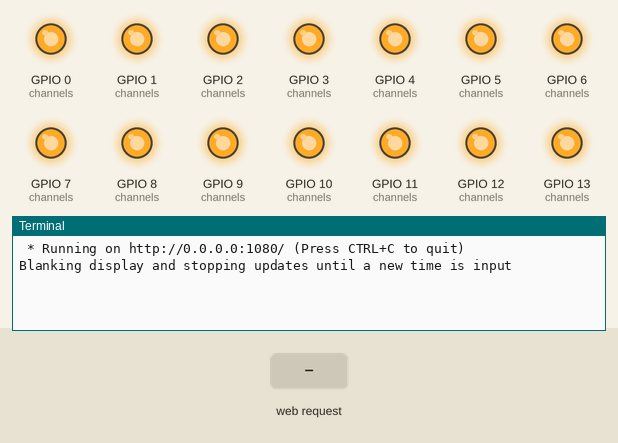
The program below on a simulated Raspberry Pi (BCM pin numbers). Parts: output pins drawn as LEDs (lit = HIGH), the last lines printed to the terminal. The test bench sets the inputs (shaded band). The clock reads 2024-03-15 10:24:30 at power-on unless the program sets it; threads take turns every 2 ms.

Above: at 1.2 s.
1.3 s: HTTP request for / received
At 1.9 s:
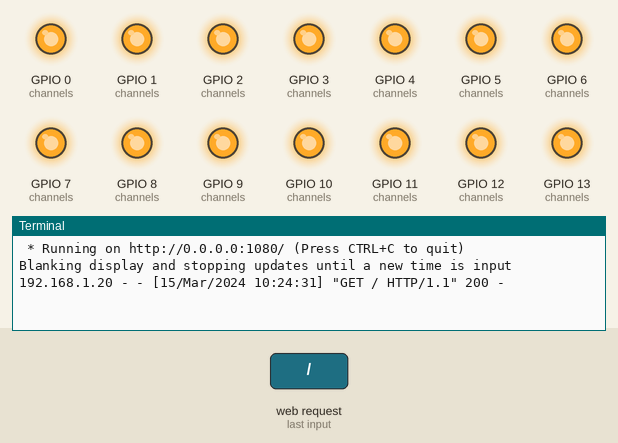
2.8 s: HTTP request for / received with the fields time=0
At 4.2 s:
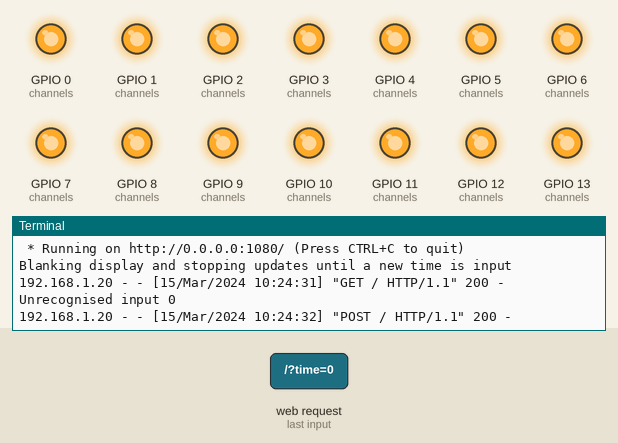

Measured:
- after the input at 1.3 s, the terminal: prints a new line at once (image 1)
- after the input at 2.8 s, the terminal: prints a new line at once (image 2)

The program:

rpi_led_clock.py
```python
#!/usr/bin/env python3
import argparse
import datetime
import time
import threading
import sys

try:
    import RPi.GPIO as GPIO

    gpio_present = True
except ModuleNotFoundError:
    print("RPi.GPIO module not present, forcing a dry run")
    gpio_present = False
from flask import Flask, request, render_template

global time_input
global update_needed
global blank_requested
app = Flask(__name__)
# Channels in use that need to be set as output.
channels = list(range(0, 28))

# Pins corresponding to each segment per digit TODO: Actually map the pins
pins_per_segment = {
    0: (0, 1, 2, 3, 4, 5, 6),
    1: (7, 8, 9, 10, 11, 12, 13),
    2: (14, 15, 16, 17, 18, 19, 20),
    3: (21, 22, 23, 24, 25, 26, 27),
}

# Pin controlling the colon between hour and minute digits - not used at the moment
# colon = 29

# Segments:
# 0 - top, 1 - upper right, 2 - upper left, 3 - bottom right, 4 - bottom left, 5 - bottom, 6 - crossbar

# Segments used for each digit; 0, 1 = off, on.
digits = {
    "0": (1, 1, 1, 1, 1, 1, 0),  # 0
    "1": (0, 1, 1, 0, 0, 0, 0),  # 1
    "2": (1, 1, 0, 1, 1, 0, 1),  # 2
    "3": (1, 1, 1, 1, 0, 0, 1),  # 3
    "4": (0, 1, 1, 0, 0, 1, 1),  # 4
    "5": (1, 0, 1, 1, 0, 1, 1),  # 5
    "6": (1, 0, 1, 1, 1, 1, 1),  # 6
    "7": (1, 1, 1, 0, 0, 0, 0),  # 7
    "8": (1, 1, 1, 1, 1, 1, 1),  # 8
    "9": (1, 1, 1, 1, 0, 1, 1),  # 9
    " ": (0, 0, 0, 0, 0, 0, 0),  # blank display
}


class LedClock:
    def __init__(self, dry_run=0):
        self.display = ""
        self.dry_run = dry_run

    def set_segment(self, segment, digit_position, state):
        if self.dry_run:
            print(f"Setting pin # {pins_per_segment[digit_position][segment]} to {state == 0}")
            print(f"Segment {segment} is now {'down' if (state == 0) else 'up'}")
        else:
            # We disable a segment by setting a GPIO pin to HIGH state
            GPIO.output(pins_per_segment[digit_position][segment], state == 0)

    def set_digit(self, digit, digit_position):
        for segment in range(0, 7):
            self.set_segment(segment, digit_position, digits[digit][segment])

    def update_display(self):
        for i in range(0, 4):
            self.set_digit(self.display[i], i)

    def blank_display(self):
        print("Blanking display and stopping updates until a new time is input")
        self.display = "    "
        self.update_display()


class TubeClock(LedClock):
    def __init__(self, dry_run=0):
        super().__init__(dry_run)
        self.digit_mapping = {
            0: (None, 0, 1),
            1: (2, 3, 4, 5, 6, 7, 8, 9, 10, 11),
            2: (12, 13, 14, 15, 16, 17),
            3: (18, 19, 20, 21, 22, 23, 24, 25, 26, 27)
        }

    def set_digit(self, digit, digit_position):
        for i in self.digit_mapping[digit_position]:
            if i is None:
                if self.dry_run:
                    print(
                        f"Digit {self.digit_mapping[digit_position].index(i)} at position {digit_position} not "
                        f"enabled, skipping")
                else:
                    continue
            elif str(self.digit_mapping[digit_position].index(i)) != digit:
                if self.dry_run:
                    print(f"Setting GPIO pin {i} to GPIO.HIGH")
                else:
                    GPIO.output(i, GPIO.HIGH)
            elif str(self.digit_mapping[digit_position].index(i)) == digit:
                if self.dry_run:
                    print(f"Setting GPIO pin {i} to GPIO.LOW")
                else:
                    GPIO.output(i, GPIO.LOW)


def gpio_setup(channel_list):
    GPIO.setmode(GPIO.BCM)
    GPIO.setup(channel_list, GPIO.OUT, initial=GPIO.HIGH)


def parse_arguments():
    parser = argparse.ArgumentParser(description="Display time on a 7-segment LED clock")
    parser.add_argument("--time", metavar="HHMM", type=str, nargs="?", help="Hour to display on the clock. If not "
                                                                            "specified, clock will start blanked")
    parser.add_argument("--dry_run", action="store_true", help="If set, do a dry run and do not set any GPIO pins")
    parser.add_argument("--type", action="store", type=str, nargs="?", default="tube",
                        help='Type of clock. Allowed values "tube" (default) and "led"')
    return parser.parse_args()


def is_time(string):
    if not len(string) == 4:
        return False
    elif int(string[0:2]) in range(24) and int(string[2:4]) in range(60):
        return True
    else:
        return False


@app.route('/', methods=["GET", "POST"])
def index():
    if request.method == "POST":
        global time_input
        global update_needed
        global blank_requested
        if is_time(request.form["time"]):
            time_input = request.form["time"]
            update_needed = True
            blank_requested = False
        elif (request.form["time"]) == "":
            blank_requested = True
            print("Requesting blank")
        else:
            print(f"Unrecognised input {request.form['time']}")
    return render_template('index.html')


def start_display(new_time):
    global time_input
    global update_needed
    global blank_requested
    update_needed = False
    display_blanked = False
    if new_time is None:
        blank_requested = True
        new_time = datetime.datetime.now()
    else:
        blank_requested = False
    while True:
        if update_needed:
            new_time = datetime.datetime(100, 1, 1, int(time_input[0:2]), int(time_input[2:]), 00)
            update_needed = False
            display_blanked = False
        if not blank_requested and new_time.strftime("%H%M") != x.display:
            x.display = new_time.strftime("%H%M")
            x.update_display()
            print(f"setting display to {new_time.strftime('%H%M')}")
        if blank_requested and not display_blanked:
            x.blank_display()
            display_blanked = True
        time.sleep(1)
        new_time = new_time + datetime.timedelta(seconds=1)


if __name__ == '__main__':
    args = parse_arguments()
    if args.time is None:
        starting_time = None
    elif is_time(args.time):
        starting_time = datetime.datetime(100, 1, 1, int(args.time[0:2]), int(args.time[2:]), 00)
    else:
        print(f"Unrecognised --time argument, exiting")
        sys.exit(1)
    if args.dry_run or gpio_present is False:
        force_dry_run = True
    else:
        force_dry_run = False
    try:
        if not force_dry_run:
            gpio_setup(channels)
        if args.type == "tube":
            x = TubeClock(dry_run=force_dry_run)
        elif args.type == "led":
            x = LedClock(dry_run=force_dry_run)
        else:
            print("Unknown clock type, aborting")
            sys.exit(1)
        display_thread = threading.Thread(target=start_display, args=(starting_time,), daemon=True)
        display_thread.start()
        app.run(host="0.0.0.0", port=1080)
    except KeyboardInterrupt:
        print("Received a keyboard interrupt, cleaning up GPIO")
    finally:
        if not force_dry_run:
            GPIO.cleanup()
```
